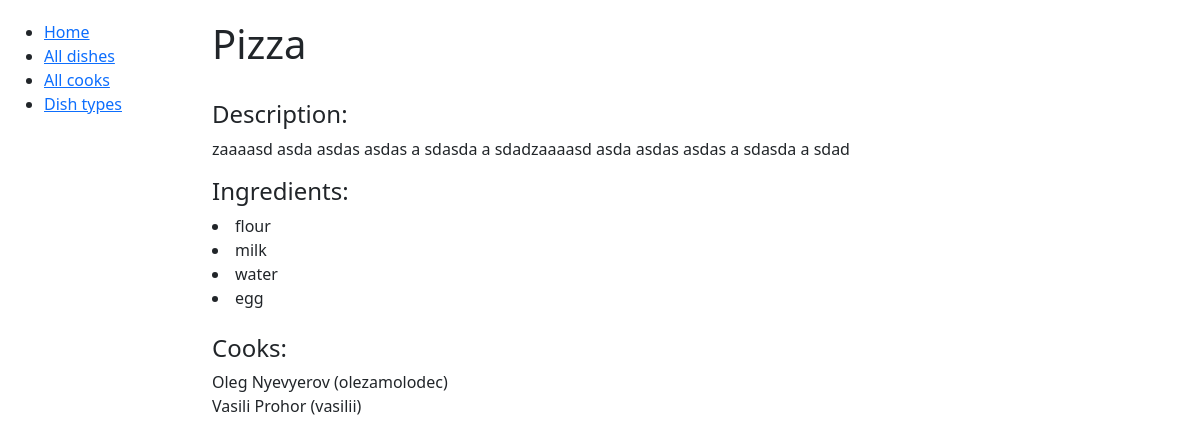
Page /dishes/2/detail/ on the committed database.
### kitchen/models.py (models this page shows, shortened)
class Dish(models.Model):
    name = models.CharField(max_length=69, unique=True)
    description = models.TextField()
    price = models.DecimalField(max_digits=5, decimal_places=2)
    dish_type = models.ForeignKey(DishType, on_delete=models.CASCADE)
    cooks = models.ManyToManyField(Cook, related_name="dishes")
    ingredients = models.ManyToManyField("Ingredient", related_name="dishes")

class Ingredient(models.Model):
    name = models.CharField(max_length=255)

class Cook(AbstractUser):
    years_of_experience = models.IntegerField(default=0)
    class Meta:
        verbose_name = "cook"
        verbose_name_plural = "cooks"

### kitchen/views.py (the view)
# urls.py: path("dishes/<int:pk>/detail/", DishDetailView.as_view(), name="dish-detail"),
class DishDetailView(generic.DetailView):
    model = Dish

### templates/kitchen/dish_detail.html
{% extends "base.html" %}
{% block content %}
  <h1>{{ dish.name }}</h1>
  <br>
  <h4>Description: </h4>
  <p>{{ dish.description }}</p>
  <h4>Ingredients:</h4>
  {% for ingredient in dish.ingredients.all %}
     <li>{{ ingredient.name }}</li>
  {% endfor %}
  <br>
  <h4>Cooks:</h4>
  {% for cook in dish.cooks.all %}
    <li style="list-style-type: none">
      {{ cook.first_name }} {{ cook.last_name }} ({{ cook.username }})
    </li>
  {% endfor %}
{% endblock %}

### static/css/styles.css (style rules this page uses)
body { margin-top: 20px; }

### rows in the picture
Dish: name "Pizza", description "zaaaasd asda asdas asdas a sdasda a sdadzaaaasd asda asdas asdas a sdasda a sdad"
Ingredient: name "flour"
Ingredient: name "milk"
Ingredient: name "water"
Ingredient: name "egg"
Cook: first_name "Oleg", last_name "Nyevyerov", username "olezamolodec"
Cook: first_name "Vasili", last_name "Prohor", username "vasilii"
